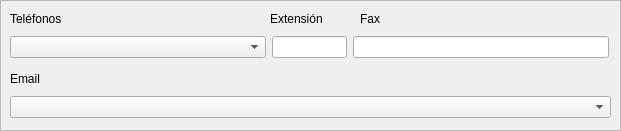
          <widget class="QFrame" name="frame_telefono">
           <property name="geometry">
            <rect>
             <x>0</x>
             <y>190</y>
             <width>621</width>
             <height>131</height>
            </rect>
           </property>
           <property name="frameShape">
            <enum>QFrame::StyledPanel</enum>
           </property>
           <property name="frameShadow">
            <enum>QFrame::Raised</enum>
           </property>
           <widget class="QLabel" name="label_54">
            <property name="geometry">
             <rect>
              <x>10</x>
              <y>10</y>
              <width>71</width>
              <height>17</height>
             </rect>
            </property>
            <property name="text">
             <string>Teléfonos</string>
            </property>
           </widget>
           <widget class="QLabel" name="label_55">
            <property name="geometry">
             <rect>
              <x>270</x>
              <y>10</y>
              <width>71</width>
              <height>17</height>
             </rect>
            </property>
            <property name="text">
             <string>Extensión</string>
            </property>
           </widget>
           <widget class="QLabel" name="label_56">
            <property name="geometry">
             <rect>
              <x>360</x>
              <y>10</y>
              <width>62</width>
              <height>17</height>
             </rect>
            </property>
            <property name="text">
             <string>Fax</string>
            </property>
           </widget>
           <widget class="QLabel" name="label_57">
            <property name="geometry">
             <rect>
              <x>10</x>
              <y>70</y>
              <width>231</width>
              <height>17</height>
             </rect>
            </property>
            <property name="text">
             <string>Email</string>
            </property>
           </widget>
           <widget class="QWidget" name="layoutWidget_7">
            <property name="geometry">
             <rect>
              <x>10</x>
              <y>30</y>
              <width>601</width>
              <height>34</height>
             </rect>
            </property>
            <layout class="QHBoxLayout" name="horizontalLayout_6">
             <item>
              <widget class="QComboBox" name="comboBox_telefonos_2">
               <property name="sizePolicy">
                <sizepolicy hsizetype="Fixed" vsizetype="Fixed">
                 <horstretch>0</horstretch>
                 <verstretch>0</verstretch>
                </sizepolicy>
               </property>
               <property name="maximumSize">
                <size>
                 <width>256</width>
                 <height>16777215</height>
                </size>
               </property>
               <property name="editable">
                <bool>false</bool>
               </property>
              </widget>
             </item>
             <item>
              <widget class="QLineEdit" name="lineEdit_extension_2">
               <property name="sizePolicy">
                <sizepolicy hsizetype="Fixed" vsizetype="Fixed">
                 <horstretch>0</horstretch>
                 <verstretch>0</verstretch>
                </sizepolicy>
               </property>
               <property name="maximumSize">
                <size>
                 <width>75</width>
                 <height>16777215</height>
                </size>
               </property>
               <property name="text">
                <string/>
               </property>
               <property name="maxLength">
                <number>5</number>
               </property>
               <property name="alignment">
                <set>Qt::AlignRight|Qt::AlignTrailing|Qt::AlignVCenter</set>
               </property>
               <property name="readOnly">
                <bool>true</bool>
               </property>
              </widget>
             </item>
             <item>
              <widget class="QLineEdit" name="lineEdit_fax_2">
               <property name="sizePolicy">
                <sizepolicy hsizetype="Fixed" vsizetype="Fixed">
                 <horstretch>0</horstretch>
                 <verstretch>0</verstretch>
                </sizepolicy>
               </property>
               <property name="maximumSize">
                <size>
                 <width>256</width>
                 <height>16777215</height>
                </size>
               </property>
               <property name="inputMethodHints">
                <set>Qt::ImhDigitsOnly</set>
               </property>
               <property name="text">
                <string/>
               </property>
               <property name="maxLength">
                <number>16</number>
               </property>
               <property name="alignment">
                <set>Qt::AlignRight|Qt::AlignTrailing|Qt::AlignVCenter</set>
               </property>
               <property name="readOnly">
                <bool>true</bool>
               </property>
              </widget>
             </item>
            </layout>
           </widget>
           <widget class="QWidget" name="horizontalLayoutWidget_8">
            <property name="geometry">
             <rect>
              <x>10</x>
              <y>90</y>
              <width>601</width>
              <height>34</height>
             </rect>
            </property>
            <layout class="QHBoxLayout" name="horizontalLayout_17">
             <item>
              <widget class="QComboBox" name="comboBox_email_2">
               <property name="inputMethodHints">
                <set>Qt::ImhEmailCharactersOnly</set>
               </property>
               <property name="editable">
                <bool>false</bool>
               </property>
              </widget>
             </item>
            </layout>
           </widget>
          </widget>
